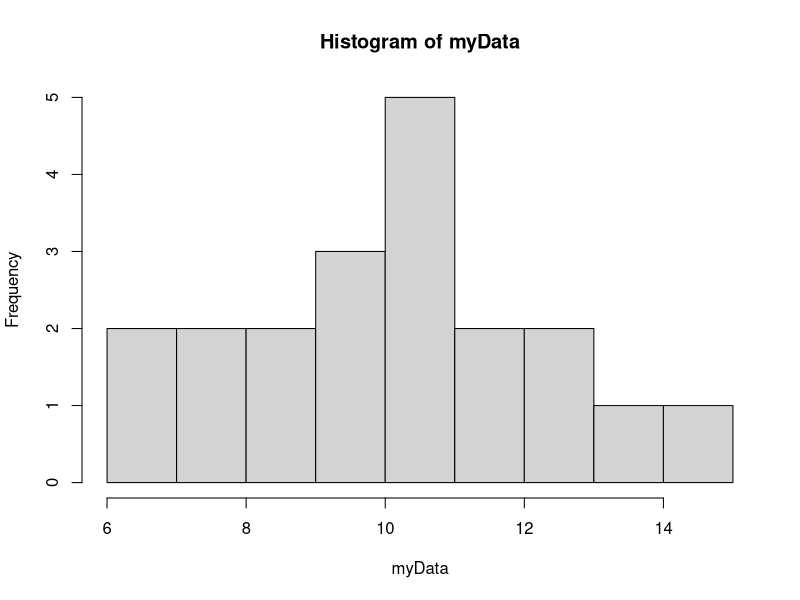
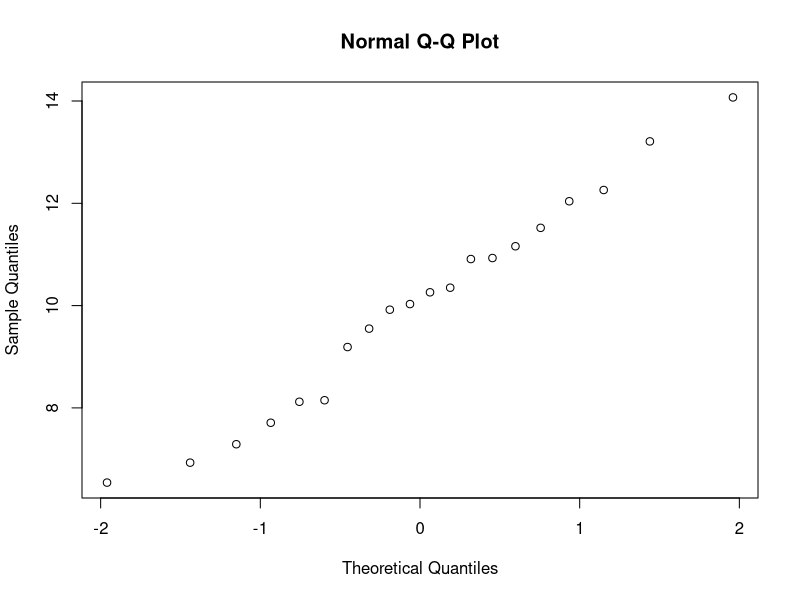

Source code (R) for these figures, in order:
## ---- chunk 1
knitr::opts_chunk$set(echo = TRUE, warning = FALSE, message = FALSE, fig.align = "center", comment = NA)
library(tidyverse)
## ---- chunk 2
ybar <- 12.5
s <- 2
n <- 25
CIlev <- .95


df <- n-1

alpha <- 1-CIlev
alphaovertwo <- alpha/2
oneminusalphaovertwo <- 1- alpha/2
tstar <- qt(oneminusalphaovertwo,df)

tstar #t in a CI formula

LowMu <- ybar - tstar * s/sqrt(n)
UpMu <- ybar + tstar * s/sqrt(n)

CI <- c(LowMu, UpMu)

cat("The ", CIlev*100, " % confidence interval for mu is", CI)
## ---- chunk 3
ybar <- 12.5
s <- 2

n <- 25
## ---- chunk 4
#Step 1:  Formulate Hypotheses (PARAMETERS)

mu0 <- 10 #This is the value in H0 : mu = mu0
## ---- chunk 5
# Step 2:  Calcualte the standardized test statistic
tstat <- (ybar - mu0)/(s/sqrt(n))

cat("The t-stat is",tstat)
## ---- chunk 6
#P-value = P(get what you got or more when Ho is true)

df <- n - 1 # degrees of freedom

#less
LTPval<- pt(tstat,df)

#more
GTPval<- 1-pt(tstat,df)

#not equal
NEPval <- 2*pt(-abs(tstat), df)

list(Less=LTPval,Greater=GTPval,NotEqual=NEPval)

## ---- chunk 7
#Statistical conclusion: A) Reject Ho if P-val < alpha (use .05 if none given)
#                         B) Fail to reject Ho if P-val > alpha

#English conclusion: A) There IS evidence of Ha (written to match problem)
#                     B) There is NOT evidence of Ha.

# End of Hypotheses about the mean
## ---- chunk 8
CIlev <- .95
s <- 29.31
ME <- 0.02

alpha <- 1-CIlev
alphaovertwo <- alpha/2
oneminusalphaovertwo <- 1- alpha/2
zinCI <- qnorm(oneminusalphaovertwo)

nprelim <- (zinCI * s/ME)^2
df <- nprelim-1

tstar <- qt(oneminusalphaovertwo,df)

nfinal <- (tstar * s/ME)^2
ceiling(nfinal)
## ---- chunk 9

myData <- c(10.26, 10.35,  8.12, 13.21, 11.52, 12.26,  8.15,  7.71,  7.29, 10.93, 10.91,  6.54, 11.16,  9.92,  9.19,  6.93, 12.04,  9.55, 14.07, 10.03)

# Methods I: Histogram - If the graph look symmetric and bell shaped data is nearly normal 

hist(myData)

# Methods II: QQ plot - If the plotted points follow the identity line, data is nearly normal 

qqnorm(myData)

